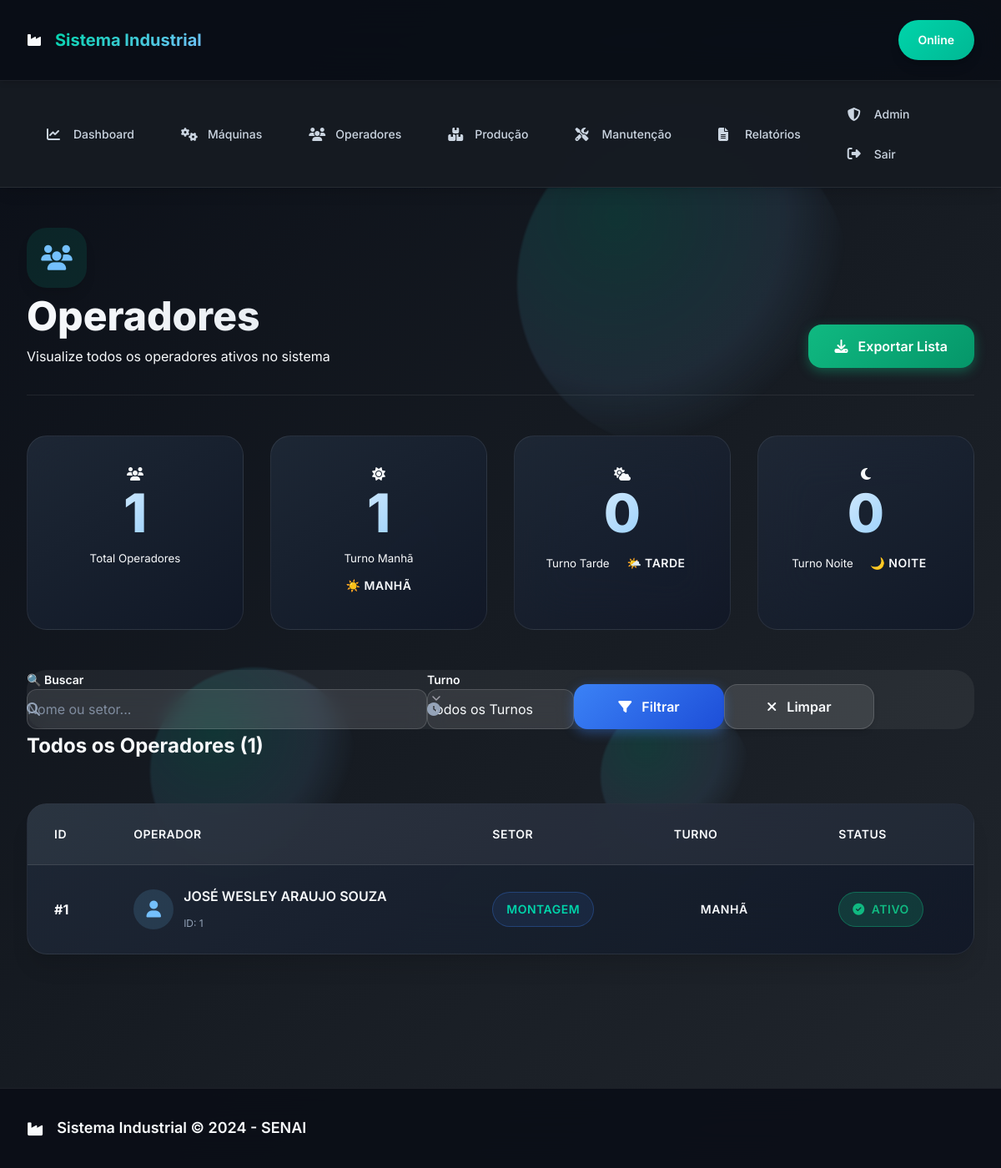
Screenshot of /operadores (signed in) with the database file from the repository.
### producao_industrial/models.py (models this page shows)
class Operador(db.Model):
    id = db.Column(db.Integer, primary_key=True)
    nome = db.Column(db.String(100), nullable=False)
    turno = db.Column(db.String(50), nullable=False)
    setor = db.Column(db.String(100), nullable=False)

### producao_industrial/routes.py (the view, shortened to what this page needs)
@main.route('/operadores', methods=['GET', 'POST'])
def operadores_view():
    operadores = Operador.query.order_by(Operador.nome).all()
    return render_template('operadores.html', operadores=operadores)

### producao_industrial/templates/operadores.html (shortened to what this page needs)
{% extends 'base.html' %}
{% block content %}
<section class="page-header">
    <div class="page-header-content">
        <div class="page-title">
            <div class="page-title-icon">
                <i class="fas fa-users" style="color: var(--secondary);"></i>
            </div>
            <div>
                <h1>Operadores</h1>
                <p>Visualize todos os operadores ativos no sistema</p>
            </div>
        </div>
        <div class="page-actions">
            <button class="btn btn-success" onclick="exportOperators()">
                <i class="fas fa-download"></i> Exportar Lista
            </button>
        </div>
    </div>
</section>
<section class="stats-section">
    <div class="stats-grid">
        <div class="stat-card" data-reveal="fade-up">
            <i class="fas fa-users"></i>
            <span class="stat-value">{{ operadores|length|default(0)|int }}</span>
            <small>Total Operadores</small>
        </div>
        <div class="stat-card manha-count" data-reveal="fade-up" data-reveal-delay="0.1">
            <i class="fas fa-sun"></i>
            <span class="stat-value">{{ operadores|selectattr('turno','equalto','Manhã')|list|length|default(0)|int }}</span>
            <small>Turno Manhã</small>
            <span class="status-badge status-manha">☀️ Manhã</span>
        </div>
        <div class="stat-card tarde-count" data-reveal="fade-up" data-reveal-delay="0.2">
            <i class="fas fa-cloud-sun"></i>
            <span class="stat-value">{{ operadores|selectattr('turno','equalto','Tarde')|list|length|default(0)|int }}</span>
            <small>Turno Tarde</small>
            <span class="status-badge status-tarde">🌤️ Tarde</span>
        </div>
        <div class="stat-card noite-count" data-reveal="fade-up" data-reveal-delay="0.3">
            <i class="fas fa-moon"></i>
            <span class="stat-value">{{ operadores|selectattr('turno','equalto','Noite')|list|length|default(0)|int }}</span>
            <small>Turno Noite</small>
            <span class="status-badge status-noite">🌙 Noite</span>
        </div>
    </div>
</section>
<section class="filters-section">
    <div class="filters-card">
        <div class="filters-row">
            <div class="form-group">
                <label>🔍 Buscar</label>
                <div class="input-wrapper">
                    <i class="fas fa-search"></i>
                    <input type="text" id="operatorSearch" placeholder="Nome ou setor...">
                </div>
            </div>
            <div class="form-group">
                <label>Turno</label>
                <div class="input-wrapper">
                    <select id="operatorTurno">
                        <option value="">Todos os Turnos</option>
                    </select>
                </div>
            </div>
            <div class="filter-actions">
                <button class="btn btn-primary" onclick="applyOperatorFilters()">
                    <i class="fas fa-filter"></i> Filtrar
                </button>
                <button class="btn btn-secondary" onclick="clearOperatorFilters()">
                    <i class="fas fa-times"></i> Limpar
                </button>
            </div>
        </div>
    </div>
</section>
<section class="table-section">
    <div class="section-header">
        <h2>Todos os Operadores ({{ operadores|length }})</h2>
    </div>
    <div class="table-wrapper">
        <table class="data-table">
            <thead>
                <tr>
                    <th>ID</th>
                    <th>Operador</th>
                    <th>Setor</th>
                    <th>Turno</th>
                    <th>Status</th>
                </tr>
            </thead>
            <tbody id="operatorsTable">
                {% for op in operadores %}
                <tr data-operator-id="{{ op.id }}"
                    data-turno="{{ op.turno|lower }}"
                    data-nome="{{ op.nome|lower }}"
                    data-setor="{{ op.setor|lower|default('-') }}">
                    <td><strong>#{{ op.id }}</strong></td>
                    <td>
                        <div class="operator-card">
                            <i class="fas fa-user operator-icon"></i>
                            <div>
                                <div class="operator-name">{{ op.nome }}</div>
                                <small class="operator-id">ID: {{ op.id }}</small>
                            </div>
                        </div>
                    </td>
                    <td>
                        <span class="sector-badge">{{ op.setor or '-' }}</span>
                    </td>
                    <td>
                        <span class="status-badge turno-badge turno-{{ op.turno|lower }}">
                            <span class="badge-dot"></span>
                            {{ op.turno }}
                        </span>
                    </td>
                    <td>
                        <span class="status-badge status-ativo">
                            <i class="fas fa-check-circle"></i> Ativo
                        </span>
                    </td>
                </tr>
                {% endfor %}
            </tbody>
        </table>
    </div>
</section>
{% endblock %}

### producao_industrial/templates/operadores.html (style rules this page uses)
.operator-card { display: flex; align-items: center; gap: var(--space-3); }
.operator-icon { color: var(--secondary); font-size: var(--font-size-xl); width: 48px; height: 48px; border-radius: var(--radius-full); display: flex; align-items: center; justify-content: center; background: rgba(116, 192, 252, 0.15); }
.operator-name { font-weight: var(--font-weight-semibold); color: var(--text-primary); margin-bottom: var(--space-1); }
.operator-id { color: var(--text-muted); font-size: var(--font-size-xs); }
.sector-badge { padding: var(--space-2) var(--space-4); border-radius: var(--radius-full); font-size: var(--font-size-sm); font-weight: var(--font-weight-semibold); background: rgba(59, 130, 246, 0.1); color: var(--primary); border: 1px solid rgba(59, 130, 246, 0.3); }
.status-badge { padding: var(--space-2) var(--space-4); border-radius: var(--radius-full); font-size: var(--font-size-sm); font-weight: var(--font-weight-semibold); display: inline-flex; align-items: center; gap: var(--space-2); min-width: 90px; justify-content: center; }
.badge-dot { width: 8px; height: 8px; border-radius: 50%; display: inline-block; }
.status-ativo { background: rgba(16, 185, 129, 0.2); color: #10b981; border: 1px solid rgba(16, 185, 129, 0.4); }
.data-table td:nth-child(2) { min-width: 280px; }

### rows the page displays
Operador: id "1", nome "JOSÉ WESLEY ARAUJO SOUZA", setor "MONTAGEM", turno "MANHÃ"

### other values shown
{{ operadores|length|default(0)|int }} "1"
{{ operadores|length }} "1"
